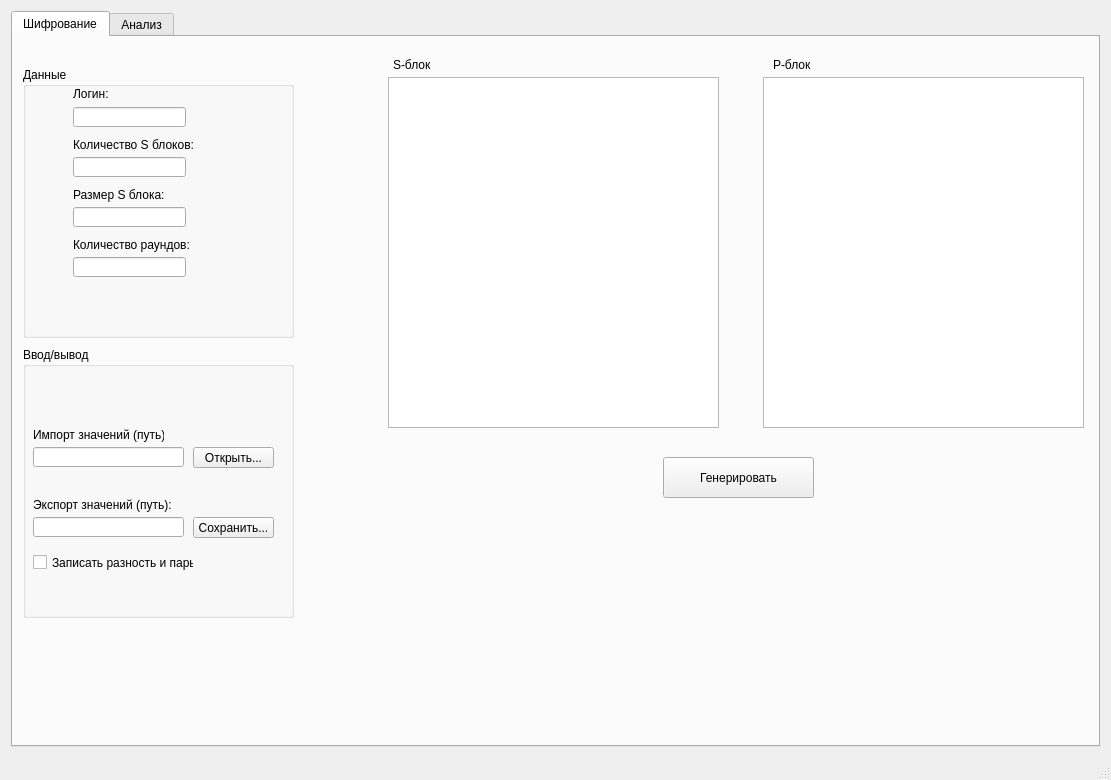
<?xml version="1.0" encoding="UTF-8"?>
<ui version="4.0">
 <class>MainWindow</class>
 <widget class="QMainWindow" name="MainWindow">
  <property name="geometry">
   <rect>
    <x>0</x>
    <y>0</y>
    <width>1111</width>
    <height>780</height>
   </rect>
  </property>
  <property name="windowTitle">
   <string>MainWindow</string>
  </property>
  <widget class="QWidget" name="centralWidget">
   <layout class="QGridLayout" name="gridLayout">
    <item row="0" column="0">
     <widget class="QTabWidget" name="tabWidget">
      <property name="currentIndex">
       <number>0</number>
      </property>
      <widget class="QWidget" name="tab">
       <attribute name="title">
        <string>Шифрование</string>
       </attribute>
       <widget class="QPushButton" name="Generate">
        <property name="geometry">
         <rect>
          <x>650</x>
          <y>420</y>
          <width>151</width>
          <height>41</height>
         </rect>
        </property>
        <property name="text">
         <string>Генерировать</string>
        </property>
       </widget>
       <widget class="QTableWidget" name="pbox">
        <property name="geometry">
         <rect>
          <x>750</x>
          <y>40</y>
          <width>321</width>
          <height>351</height>
         </rect>
        </property>
        <property name="lineWidth">
         <number>0</number>
        </property>
        <property name="showGrid">
         <bool>true</bool>
        </property>
        <property name="wordWrap">
         <bool>true</bool>
        </property>
        <attribute name="horizontalHeaderVisible">
         <bool>false</bool>
        </attribute>
        <attribute name="horizontalHeaderDefaultSectionSize">
         <number>159</number>
        </attribute>
        <attribute name="horizontalHeaderStretchLastSection">
         <bool>true</bool>
        </attribute>
        <attribute name="verticalHeaderVisible">
         <bool>false</bool>
        </attribute>
        <column>
         <property name="text">
          <string>Новый столбец</string>
         </property>
        </column>
        <column>
         <property name="text">
          <string>Новый столбец</string>
         </property>
        </column>
       </widget>
       <widget class="QLabel" name="label_6">
        <property name="geometry">
         <rect>
          <x>760</x>
          <y>20</y>
          <width>141</width>
          <height>16</height>
         </rect>
        </property>
        <property name="text">
         <string>P-блок</string>
        </property>
       </widget>
       <widget class="QLabel" name="label_7">
        <property name="geometry">
         <rect>
          <x>380</x>
          <y>20</y>
          <width>141</width>
          <height>16</height>
         </rect>
        </property>
        <property name="text">
         <string>S-блок</string>
        </property>
       </widget>
       <widget class="QTableWidget" name="sbox">
        <property name="geometry">
         <rect>
          <x>375</x>
          <y>40</y>
          <width>331</width>
          <height>351</height>
         </rect>
        </property>
        <property name="autoScroll">
         <bool>true</bool>
        </property>
        <attribute name="horizontalHeaderVisible">
         <bool>false</bool>
        </attribute>
        <attribute name="horizontalHeaderDefaultSectionSize">
         <number>164</number>
        </attribute>
        <attribute name="horizontalHeaderHighlightSections">
         <bool>true</bool>
        </attribute>
        <attribute name="horizontalHeaderStretchLastSection">
         <bool>true</bool>
        </attribute>
        <attribute name="verticalHeaderVisible">
         <bool>false</bool>
        </attribute>
        <column>
         <property name="text">
          <string>Новый столбец</string>
         </property>
        </column>
        <column>
         <property name="text">
          <string>Новый столбец</string>
         </property>
        </column>
       </widget>
       <widget class="QGroupBox" name="groupBox">
        <property name="geometry">
         <rect>
          <x>10</x>
          <y>30</y>
          <width>271</width>
          <height>271</height>
         </rect>
        </property>
        <property name="title">
         <string>Данные</string>
        </property>
        <widget class="QLineEdit" name="j">
         <property name="geometry">
          <rect>
           <x>50</x>
           <y>190</y>
           <width>113</width>
           <height>20</height>
          </rect>
         </property>
        </widget>
        <widget class="QLineEdit" name="m">
         <property name="geometry">
          <rect>
           <x>50</x>
           <y>140</y>
           <width>113</width>
           <height>20</height>
          </rect>
         </property>
        </widget>
        <widget class="QLabel" name="label_3">
         <property name="geometry">
          <rect>
           <x>50</x>
           <y>120</y>
           <width>101</width>
           <height>16</height>
          </rect>
         </property>
         <property name="text">
          <string>Размер S блока:</string>
         </property>
        </widget>
        <widget class="QLabel" name="label_4">
         <property name="geometry">
          <rect>
           <x>50</x>
           <y>170</y>
           <width>121</width>
           <height>16</height>
          </rect>
         </property>
         <property name="text">
          <string>Количество раундов:</string>
         </property>
        </widget>
        <widget class="QLineEdit" name="n">
         <property name="geometry">
          <rect>
           <x>50</x>
           <y>90</y>
           <width>113</width>
           <height>20</height>
          </rect>
         </property>
        </widget>
        <widget class="QLabel" name="label_2">
         <property name="geometry">
          <rect>
           <x>50</x>
           <y>70</y>
           <width>121</width>
           <height>16</height>
          </rect>
         </property>
         <property name="text">
          <string>Количество S блоков:</string>
         </property>
        </widget>
        <widget class="QLabel" name="label_9">
         <property name="geometry">
          <rect>
           <x>50</x>
           <y>20</y>
           <width>47</width>
           <height>13</height>
          </rect>
         </property>
         <property name="text">
          <string>Логин:</string>
         </property>
        </widget>
        <widget class="QLineEdit" name="login">
         <property name="geometry">
          <rect>
           <x>50</x>
           <y>40</y>
           <width>113</width>
           <height>20</height>
          </rect>
         </property>
        </widget>
        <widget class="QLabel" name="err_dan">
         <property name="geometry">
          <rect>
           <x>20</x>
           <y>230</y>
           <width>211</width>
           <height>20</height>
          </rect>
         </property>
         <property name="text">
          <string/>
         </property>
        </widget>
       </widget>
       <widget class="QGroupBox" name="groupBox_2">
        <property name="geometry">
         <rect>
          <x>10</x>
          <y>310</y>
          <width>271</width>
          <height>271</height>
         </rect>
        </property>
        <property name="title">
         <string>Ввод/вывод</string>
        </property>
        <widget class="QLabel" name="label">
         <property name="geometry">
          <rect>
           <x>10</x>
           <y>80</y>
           <width>131</width>
           <height>16</height>
          </rect>
         </property>
         <property name="text">
          <string>Импорт значений (путь):</string>
         </property>
        </widget>
        <widget class="QLabel" name="label_5">
         <property name="geometry">
          <rect>
           <x>10</x>
           <y>150</y>
           <width>141</width>
           <height>16</height>
          </rect>
         </property>
         <property name="text">
          <string>Экспорт значений (путь):</string>
         </property>
        </widget>
        <widget class="QLineEdit" name="file_export">
         <property name="geometry">
          <rect>
           <x>10</x>
           <y>170</y>
           <width>151</width>
           <height>20</height>
          </rect>
         </property>
         <property name="readOnly">
          <bool>true</bool>
         </property>
        </widget>
        <widget class="QLabel" name="error1">
         <property name="geometry">
          <rect>
           <x>20</x>
           <y>40</y>
           <width>281</width>
           <height>16</height>
          </rect>
         </property>
         <property name="text">
          <string/>
         </property>
        </widget>
        <widget class="QCheckBox" name="checkBox">
         <property name="geometry">
          <rect>
           <x>10</x>
           <y>200</y>
           <width>161</width>
           <height>31</height>
          </rect>
         </property>
         <property name="text">
          <string>Записать разность и пары</string>
         </property>
        </widget>
        <widget class="QPushButton" name="import_OK">
         <property name="geometry">
          <rect>
           <x>170</x>
           <y>100</y>
           <width>81</width>
           <height>21</height>
          </rect>
         </property>
         <property name="text">
          <string>Открыть...</string>
         </property>
        </widget>
        <widget class="QLineEdit" name="file_import">
         <property name="geometry">
          <rect>
           <x>10</x>
           <y>100</y>
           <width>151</width>
           <height>20</height>
          </rect>
         </property>
         <property name="readOnly">
          <bool>true</bool>
         </property>
        </widget>
        <widget class="QPushButton" name="export_OK">
         <property name="geometry">
          <rect>
           <x>170</x>
           <y>170</y>
           <width>81</width>
           <height>21</height>
          </rect>
         </property>
         <property name="text">
          <string>Сохранить...</string>
         </property>
        </widget>
       </widget>
      </widget>
      <widget class="QWidget" name="tab_2">
       <attribute name="title">
        <string>Анализ</string>
       </attribute>
       <widget class="QTableWidget" name="tableWidget_4">
        <property name="geometry">
         <rect>
          <x>560</x>
          <y>50</y>
          <width>491</width>
          <height>321</height>
         </rect>
        </property>
        <attribute name="horizontalHeaderDefaultSectionSize">
         <number>85</number>
        </attribute>
        <attribute name="horizontalHeaderStretchLastSection">
         <bool>true</bool>
        </attribute>
       </widget>
       <widget class="QPushButton" name="pushButton_2">
        <property name="geometry">
         <rect>
          <x>940</x>
          <y>370</y>
          <width>111</width>
          <height>41</height>
         </rect>
        </property>
        <property name="text">
         <string>Анализировать</string>
        </property>
       </widget>
       <widget class="QLabel" name="label_8">
        <property name="geometry">
         <rect>
          <x>560</x>
          <y>10</y>
          <width>231</width>
          <height>16</height>
         </rect>
        </property>
        <property name="font">
         <font>
          <pointsize>10</pointsize>
         </font>
        </property>
        <property name="text">
         <string>Таблица анализа блока замены</string>
        </property>
       </widget>
       <widget class="QLabel" name="label_10">
        <property name="geometry">
         <rect>
          <x>530</x>
          <y>200</y>
          <width>21</width>
          <height>16</height>
         </rect>
        </property>
        <property name="font">
         <font>
          <pointsize>10</pointsize>
         </font>
        </property>
        <property name="text">
         <string>ΔA</string>
        </property>
       </widget>
       <widget class="QLabel" name="label_11">
        <property name="geometry">
         <rect>
          <x>800</x>
          <y>30</y>
          <width>21</width>
          <height>16</height>
         </rect>
        </property>
        <property name="font">
         <font>
          <pointsize>10</pointsize>
         </font>
        </property>
        <property name="text">
         <string>ΔC</string>
        </property>
       </widget>
       <widget class="QLabel" name="label_12">
        <property name="geometry">
         <rect>
          <x>20</x>
          <y>20</y>
          <width>31</width>
          <height>16</height>
         </rect>
        </property>
        <property name="font">
         <font>
          <pointsize>10</pointsize>
         </font>
        </property>
        <property name="text">
         <string>ΔA:</string>
        </property>
       </widget>
       <widget class="QLineEdit" name="deltaA">
        <property name="geometry">
         <rect>
          <x>50</x>
          <y>20</y>
          <width>191</width>
          <height>20</height>
         </rect>
        </property>
       </widget>
       <widget class="QTableWidget" name="xy">
        <property name="geometry">
         <rect>
          <x>20</x>
          <y>130</y>
          <width>441</width>
          <height>231</height>
         </rect>
        </property>
        <attribute name="horizontalHeaderDefaultSectionSize">
         <number>146</number>
        </attribute>
        <attribute name="horizontalHeaderStretchLastSection">
         <bool>true</bool>
        </attribute>
        <attribute name="verticalHeaderVisible">
         <bool>false</bool>
        </attribute>
        <attribute name="verticalHeaderStretchLastSection">
         <bool>false</bool>
        </attribute>
        <row>
         <property name="text">
          <string>Новая строка</string>
         </property>
        </row>
        <column>
         <property name="text">
          <string>№</string>
         </property>
        </column>
        <column>
         <property name="text">
          <string>X</string>
         </property>
        </column>
        <column>
         <property name="text">
          <string>Y</string>
         </property>
        </column>
       </widget>
       <widget class="QTableWidget" name="xyc">
        <property name="geometry">
         <rect>
          <x>20</x>
          <y>360</y>
          <width>441</width>
          <height>231</height>
         </rect>
        </property>
        <attribute name="horizontalHeaderDefaultSectionSize">
         <number>110</number>
        </attribute>
        <attribute name="horizontalHeaderStretchLastSection">
         <bool>true</bool>
        </attribute>
        <attribute name="verticalHeaderVisible">
         <bool>false</bool>
        </attribute>
        <row>
         <property name="text">
          <string>Новая строка</string>
         </property>
        </row>
        <column>
         <property name="text">
          <string>№</string>
         </property>
        </column>
        <column>
         <property name="text">
          <string>X'</string>
         </property>
        </column>
        <column>
         <property name="text">
          <string>Y'</string>
         </property>
        </column>
        <column>
         <property name="text">
          <string>ΔC</string>
         </property>
        </column>
       </widget>
       <widget class="QLabel" name="label_13">
        <property name="geometry">
         <rect>
          <x>20</x>
          <y>50</y>
          <width>121</width>
          <height>20</height>
         </rect>
        </property>
        <property name="text">
         <string>Количество текстов:</string>
        </property>
       </widget>
       <widget class="QLineEdit" name="kol_text">
        <property name="geometry">
         <rect>
          <x>130</x>
          <y>50</y>
          <width>113</width>
          <height>20</height>
         </rect>
        </property>
       </widget>
       <widget class="QPushButton" name="Give_button">
        <property name="geometry">
         <rect>
          <x>250</x>
          <y>40</y>
          <width>81</width>
          <height>31</height>
         </rect>
        </property>
        <property name="text">
         <string>Получить</string>
        </property>
       </widget>
       <widget class="QLabel" name="label_14">
        <property name="geometry">
         <rect>
          <x>20</x>
          <y>100</y>
          <width>81</width>
          <height>21</height>
         </rect>
        </property>
        <property name="font">
         <font>
          <pointsize>10</pointsize>
         </font>
        </property>
        <property name="text">
         <string>Результат</string>
        </property>
       </widget>
       <widget class="QLabel" name="label_15">
        <property name="geometry">
         <rect>
          <x>570</x>
          <y>508</y>
          <width>101</width>
          <height>16</height>
         </rect>
        </property>
        <property name="text">
         <string>Проверить ключ</string>
        </property>
       </widget>
       <widget class="QLineEdit" name="key">
        <property name="geometry">
         <rect>
          <x>670</x>
          <y>508</y>
          <width>221</width>
          <height>20</height>
         </rect>
        </property>
       </widget>
       <widget class="QPushButton" name="key_button">
        <property name="geometry">
         <rect>
          <x>900</x>
          <y>500</y>
          <width>91</width>
          <height>31</height>
         </rect>
        </property>
        <property name="text">
         <string>Проверить</string>
        </property>
       </widget>
       <widget class="QLabel" name="label_key">
        <property name="geometry">
         <rect>
          <x>680</x>
          <y>530</y>
          <width>231</width>
          <height>31</height>
         </rect>
        </property>
        <property name="font">
         <font>
          <pointsize>10</pointsize>
         </font>
        </property>
        <property name="text">
         <string/>
        </property>
       </widget>
       <widget class="QProgressBar" name="progressBar">
        <property name="geometry">
         <rect>
          <x>690</x>
          <y>540</y>
          <width>201</width>
          <height>23</height>
         </rect>
        </property>
        <property name="value">
         <number>0</number>
        </property>
       </widget>
       <widget class="QLabel" name="len_key">
        <property name="geometry">
         <rect>
          <x>570</x>
          <y>470</y>
          <width>71</width>
          <height>16</height>
         </rect>
        </property>
        <property name="text">
         <string>Длина ключа:</string>
        </property>
       </widget>
       <widget class="QLabel" name="zna4_key">
        <property name="geometry">
         <rect>
          <x>650</x>
          <y>470</y>
          <width>21</width>
          <height>16</height>
         </rect>
        </property>
        <property name="text">
         <string>1</string>
        </property>
       </widget>
       <widget class="QLabel" name="err3">
        <property name="geometry">
         <rect>
          <x>70</x>
          <y>80</y>
          <width>321</width>
          <height>20</height>
         </rect>
        </property>
        <property name="text">
         <string/>
        </property>
       </widget>
       <widget class="QLabel" name="err4">
        <property name="geometry">
         <rect>
          <x>700</x>
          <y>190</y>
          <width>241</width>
          <height>21</height>
         </rect>
        </property>
        <property name="text">
         <string/>
        </property>
       </widget>
       <widget class="QLabel" name="label_16">
        <property name="geometry">
         <rect>
          <x>590</x>
          <y>430</y>
          <width>271</width>
          <height>16</height>
         </rect>
        </property>
        <property name="text">
         <string/>
        </property>
       </widget>
      </widget>
     </widget>
    </item>
   </layout>
  </widget>
  <widget class="QMenuBar" name="menuBar">
   <property name="geometry">
    <rect>
     <x>0</x>
     <y>0</y>
     <width>1111</width>
     <height>21</height>
    </rect>
   </property>
  </widget>
  <widget class="QStatusBar" name="statusBar"/>
 </widget>
 <layoutdefault spacing="6" margin="11"/>
 <resources/>
 <connections/>
</ui>
